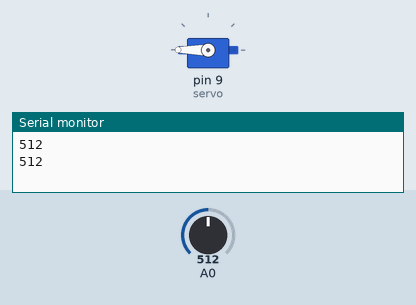
Bench run of a sketch on a simulated Arduino Uno, built with avr-gcc and run on an emulated ATmega328P. On the bench: servo, the last lines printed to the serial monitor. Inputs (shaded band) come from the test bench; at power-on: A0 = 512.

Above: at 1.8 s.
1.9 s: A0 set to 182
3.4 s: A0 set to 157
At 4.8 s:
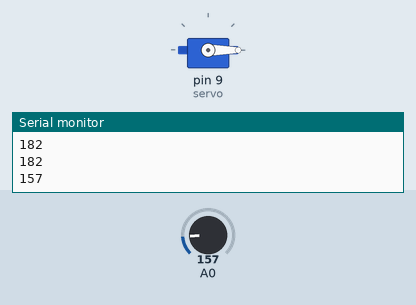
5.5 s: A0 set to 180
At 6.4 s:
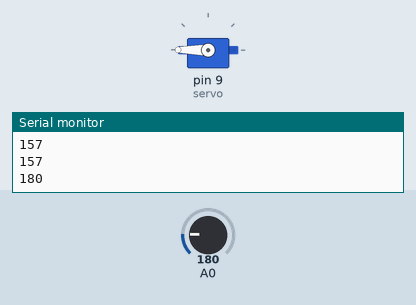
7.5 s: A0 set to 160
At 8.7 s:
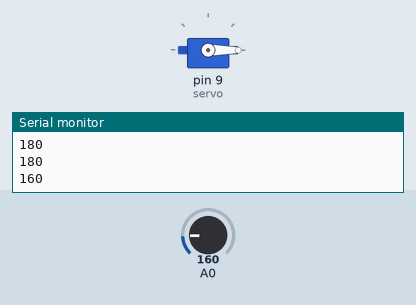
Timing chart, 0 to 10.5 s (numbered marks = the images above; inputs shaded):
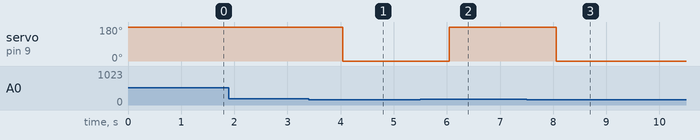

The sketch:

Motor.ino
```cpp
#include <Servo.h>

Servo servo;

void setup() {
  servo.attach(9);
  Serial.begin(9600);
}


void loop() {
  int readValue = analogRead(A0);
  Serial.println(readValue);

  //servo.write(readValue/6);

  if(readValue >= 170){
    servo.write(180);
    delay(10);

  }else{
  servo.write(0);
  }
  delay(1000);
}
```

Measured:
- the behaviour switches between 170 and 169 on A0 (found by bisection; images 0 and 1)
- after the input at 3.4 s, servo on pin 9 (servo): 180° → 0° after 0.64 s
- after the input at 5.5 s, servo on pin 9 (servo): 0° → 180° after 0.54 s
- after the input at 7.5 s, servo on pin 9 (servo): 180° → 0° after 0.56 s
